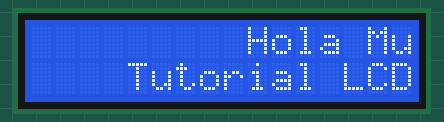
Simulated run of this sketch. Board: Arduino Uno, built with avr-gcc and run on an emulated ATmega328P. On the bench: 16×2 character LCD.

Above: at 0.19 s.
At 1.44 s:
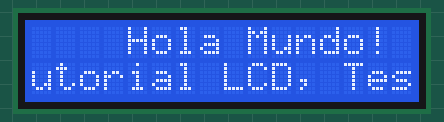
At 2.69 s:
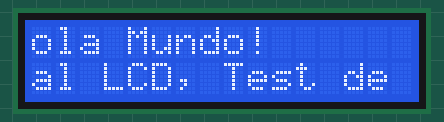
At 5.44 s:
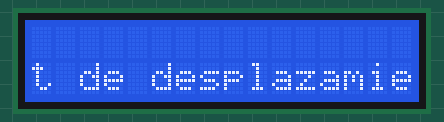
At 7.94 s:
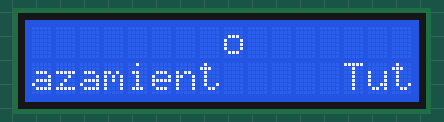
At 10.7 s:
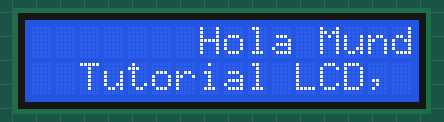

The sketch:

DISPLAY_2.ino
```cpp
#include <LiquidCrystal.h>

//Crear el objeto LCD con los números correspondientes (rs, en, d4, d5, d6, d7)
LiquidCrystal lcd(2, 3, 4, 5, 6, 7);

void setup() {
  // Inicializar el LCD con el número de  columnas y filas del LCD
  lcd.begin(16, 2);
  // Escribimos el Mensaje en el LCD en una posición  central.
  lcd.setCursor(10, 0);
  lcd.print("Hola Mundo!");
  lcd.setCursor(5, 1);
  lcd.print("Tutorial LCD, Test de desplazamiento  ");
}

void loop() {
  //desplazamos una posición a la izquierda
  lcd.scrollDisplayLeft();
  delay(250);
}
```

Measured:
- by itself, everything shown: repeats every 10.0 s, in 40 steps
